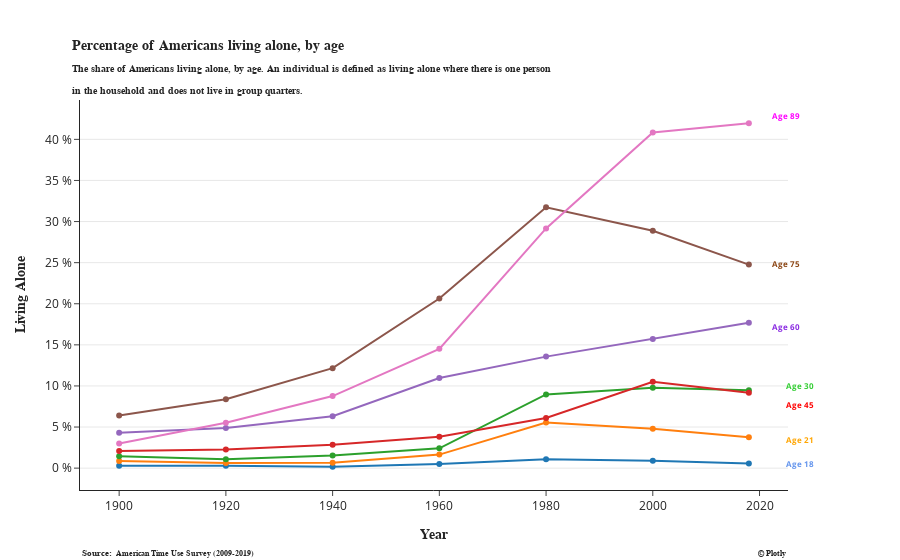

Write notebook code for a chart like this one.
### Code cell
fig=px.line(df1,x='Year',y='Living alone',color='Age',template='simple_white',markers=True)
fig.update_yaxes(ticksuffix=" %", showgrid=True)
fig.update_layout(margin=dict(r=112,t=100,b=70))
fig.update_traces(mode="markers+lines", hovertemplate=None)
fig.update_layout(hovermode="x unified")
fig.update_layout(showlegend=False)
fig.add_annotation(
                   y=0.98,
                   x=1.02,
                   text="<b style=\"color:magenta; font-size:0.9vw\">Age 89</b>",
                   showarrow=False,
                   xref="paper",
                   yref="paper")
fig.add_annotation(
                   y=0.58,
                   x=1.02,
                   text="<b style=\"color:SaddleBrown; font-size:0.9vw\">Age 75</b>",
                   showarrow=False,
                   xref="paper",
                   yref="paper")
fig.add_annotation(
                   y=0.42,
                   x=1.02,
                   text="<b style=\"color:BlueViolet; font-size:0.9vw\">Age 60</b>",
                   showarrow=False,
                   xref="paper",
                   yref="paper")
fig.add_annotation(
                   y=0.25,
                   x=1.04,
                   text="<b style=\"color:LimeGreen; font-size:0.9vw\">Age 30</b>",
                   showarrow=False,
                   xref="paper",
                   yref="paper")
fig.add_annotation(
                   y=0.2,
                   x=1.04,
                   text="<b style=\"color:red; font-size:0.9vw\">Age 45</b>",
                   showarrow=False,
                   xref="paper",
                   yref="paper")
fig.add_annotation(
                   y=0.11,
                   x=1.04,
                   text="<b style=\"color:orange; font-size:0.9vw\">Age 21</b>",
                   showarrow=False,
                   xref="paper",
                   yref="paper")
fig.add_annotation(
                   y=0.05,
                   x=1.04,
                   text="<b style=\"color:CornflowerBlue; font-size:0.9vw\">Age 18</b>",
                   showarrow=False,
                   xref="paper",
                   yref="paper")
fig.add_annotation(
                   y=-0.18,
                   x=0,
                   text="<b style=\"font-family: Times New Roman; font-size:01vw\">Source: </b><b style=\"font-family: Times New Roman; font-size:0.9vw\"> American Time Use Survey (2009-2019)</b>",
                   showarrow=False,
                   xref="paper",
                   yref="paper")
fig.add_annotation(
                   y=-0.18,
                   x=1,
                   text="<b style=\"font-family: Times New Roman; font-size:0.9vw\"> © Plotly</b>",
                   showarrow=False,
                   xref="paper",
                   yref="paper")
fig.update_layout(title_text='<b style="font-family: Times New Roman; font-size:1.6vw">Percentage of Americans living alone, by age</b><br><b style="font-family: Times New Roman; font-size:1.1vw">The share of Americans living alone, by age. An individual is defined as living alone where there is one person <br>in the household and does not live in group quarters.</b>',title_x=0.08)
fig.update_yaxes(title_text='<b style="font-family: Times New Roman;" >Living Alone</b>')
fig.update_xaxes(title_text='<b style="font-family: Times New Roman;" >Year</b>')

### Figure 1 — Plotly figure (JSON) as saved in the notebook; plotly's stock layout.template omitted (floating-point values rounded to 4 significant figures)
{"data": [{"legendgroup": "Age 18", "line": {"color": "#1F77B4", "dash": "solid"}, "marker": {"symbol": "circle"}, "mode": "markers+lines", "name": "Age 18", "orientation": "v", "showlegend": true, "type": "scatter", "x": [1900, 1920, 1940, 1960, 1980, 2000, 2018], "xaxis": "x", "y": [0.2826, 0.2975, 0.1683, 0.5081, 1.079, 0.8856, 0.5486], "yaxis": "y"}, {"legendgroup": "Age 21", "line": {"color": "#FF7F0E", "dash": "solid"}, "marker": {"symbol": "circle"}, "mode": "markers+lines", "name": "Age 21", "orientation": "v", "showlegend": true, "type": "scatter", "x": [1900, 1920, 1940, 1960, 1980, 2000, 2018], "xaxis": "x", "y": [0.8531, 0.617, 0.6578, 1.647, 5.559, 4.796, 3.763], "yaxis": "y"}, {"legendgroup": "Age 30", "line": {"color": "#2CA02C", "dash": "solid"}, "marker": {"symbol": "circle"}, "mode": "markers+lines", "name": "Age 30", "orientation": "v", "showlegend": true, "type": "scatter", "x": [1900, 1920, 1940, 1960, 1980, 2000, 2018], "xaxis": "x", "y": [1.448, 1.082, 1.533, 2.408, 8.969, 9.793, 9.471], "yaxis": "y"}, {"legendgroup": "Age 45", "line": {"color": "#D62728", "dash": "solid"}, "marker": {"symbol": "circle"}, "mode": "markers+lines", "name": "Age 45", "orientation": "v", "showlegend": true, "type": "scatter", "x": [1900, 1920, 1940, 1960, 1980, 2000, 2018], "xaxis": "x", "y": [2.088, 2.276, 2.838, 3.807, 6.105, 10.51, 9.17], "yaxis": "y"}, {"legendgroup": "Age 60", "line": {"color": "#9467BD", "dash": "solid"}, "marker": {"symbol": "circle"}, "mode": "markers+lines", "name": "Age 60", "orientation": "v", "showlegend": true, "type": "scatter", "x": [1900, 1920, 1940, 1960, 1980, 2000, 2018], "xaxis": "x", "y": [4.29, 4.885, 6.318, 10.96, 13.57, 15.7, 17.68], "yaxis": "y"}, {"legendgroup": "Age 75", "line": {"color": "#8C564B", "dash": "solid"}, "marker": {"symbol": "circle"}, "mode": "markers+lines", "name": "Age 75", "orientation": "v", "showlegend": true, "type": "scatter", "x": [1900, 1920, 1940, 1960, 1980, 2000, 2018], "xaxis": "x", "y": [6.413, 8.386, 12.16, 20.64, 31.75, 28.88, 24.77], "yaxis": "y"}, {"legendgroup": "Age 89", "line": {"color": "#E377C2", "dash": "solid"}, "marker": {"symbol": "circle"}, "mode": "markers+lines", "name": "Age 89", "orientation": "v", "showlegend": true, "type": "scatter", "x": [1900, 1920, 1940, 1960, 1980, 2000, 2018], "xaxis": "x", "y": [3.003, 5.531, 8.771, 14.52, 29.16, 40.84, 41.96], "yaxis": "y"}], "layout": {"annotations": [{"showarrow": false, "text": "<b style=\"color:magenta; font-size:0.9vw\">Age 89</b>", "x": 1.02, "xref": "paper", "y": 0.98, "yref": "paper"}, {"showarrow": false, "text": "<b style=\"color:SaddleBrown; font-size:0.9vw\">Age 75</b>", "x": 1.02, "xref": "paper", "y": 0.58, "yref": "paper"}, {"showarrow": false, "text": "<b style=\"color:BlueViolet; font-size:0.9vw\">Age 60</b>", "x": 1.02, "xref": "paper", "y": 0.42, "yref": "paper"}, {"showarrow": false, "text": "<b style=\"color:LimeGreen; font-size:0.9vw\">Age 30</b>", "x": 1.04, "xref": "paper", "y": 0.25, "yref": "paper"}, {"showarrow": false, "text": "<b style=\"color:red; font-size:0.9vw\">Age 45</b>", "x": 1.04, "xref": "paper", "y": 0.2, "yref": "paper"}, {"showarrow": false, "text": "<b style=\"color:orange; font-size:0.9vw\">Age 21</b>", "x": 1.04, "xref": "paper", "y": 0.11, "yref": "paper"}, {"showarrow": false, "text": "<b style=\"color:CornflowerBlue; font-size:0.9vw\">Age 18</b>", "x": 1.04, "xref": "paper", "y": 0.05, "yref": "paper"}, {"showarrow": false, "text": "<b style=\"font-family: Times New Roman; font-size:01vw\">Source: </b><b style=\"font-family: Times New Roman; font-size:0.9vw\"> American Time Use Survey (2009-2019)</b>", "x": 0, "xref": "paper", "y": -0.18, "yref": "paper"}, {"showarrow": false, "text": "<b style=\"font-family: Times New Roman; font-size:0.9vw\"> © Plotly</b>", "x": 1, "xref": "paper", "y": -0.18, "yref": "paper"}], "hovermode": "x unified", "legend": {"title": {"text": "Age"}, "tracegroupgap": 0}, "margin": {"b": 70, "r": 112, "t": 100}, "showlegend": false, "title": {"text": "<b style=\"font-family: Times New Roman; font-size:1.6vw\">Percentage of Americans living alone, by age</b><br><b style=\"font-family: Times New Roman; font-size:1.1vw\">The share of Americans living alone, by age. An individual is defined as living alone where there is one person <br>in the household and does not live in group quarters.</b>", "x": 0.08}, "xaxis": {"anchor": "y", "domain": [0, 1], "title": {"text": "<b style=\"font-family: Times New Roman;\" >Year</b>"}}, "yaxis": {"anchor": "x", "domain": [0, 1], "showgrid": true, "ticksuffix": " %", "title": {"text": "<b style=\"font-family: Times New Roman;\" >Living Alone</b>"}}}}
